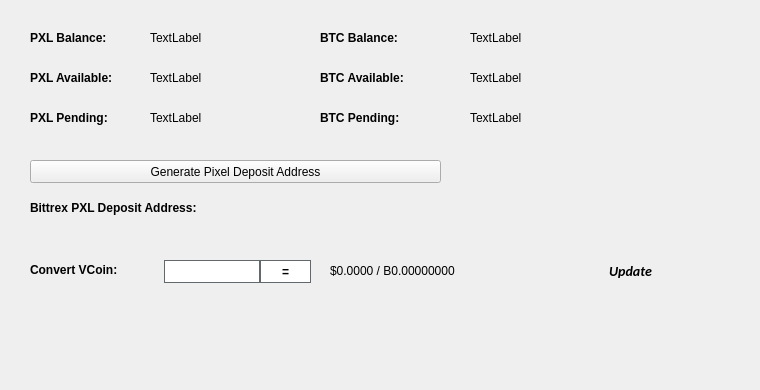
   <widget class="QWidget" name="BalanceTab">
    <attribute name="title">
     <string>Balance</string>
    </attribute>
    <widget class="QLabel" name="BitcoinBalanceLabel">
     <property name="geometry">
      <rect>
       <x>470</x>
       <y>30</y>
       <width>150</width>
       <height>16</height>
      </rect>
     </property>
     <property name="text">
      <string>TextLabel</string>
     </property>
    </widget>
    <widget class="QLabel" name="PXLBalanceLabel">
     <property name="geometry">
      <rect>
       <x>150</x>
       <y>30</y>
       <width>150</width>
       <height>16</height>
      </rect>
     </property>
     <property name="text">
      <string>TextLabel</string>
     </property>
    </widget>
    <widget class="QLabel" name="label_11">
     <property name="geometry">
      <rect>
       <x>30</x>
       <y>30</y>
       <width>101</width>
       <height>16</height>
      </rect>
     </property>
     <property name="font">
      <font>
       <weight>75</weight>
       <bold>true</bold>
      </font>
     </property>
     <property name="text">
      <string>PXL Balance:</string>
     </property>
    </widget>
    <widget class="QLabel" name="label_12">
     <property name="geometry">
      <rect>
       <x>320</x>
       <y>30</y>
       <width>101</width>
       <height>16</height>
      </rect>
     </property>
     <property name="font">
      <font>
       <weight>75</weight>
       <bold>true</bold>
      </font>
     </property>
     <property name="text">
      <string>BTC Balance:</string>
     </property>
    </widget>
    <widget class="QLabel" name="PXLAvailableLabel_2">
     <property name="geometry">
      <rect>
       <x>150</x>
       <y>70</y>
       <width>150</width>
       <height>16</height>
      </rect>
     </property>
     <property name="text">
      <string>TextLabel</string>
     </property>
    </widget>
    <widget class="QLabel" name="label_13">
     <property name="geometry">
      <rect>
       <x>30</x>
       <y>70</y>
       <width>111</width>
       <height>16</height>
      </rect>
     </property>
     <property name="font">
      <font>
       <weight>75</weight>
       <bold>true</bold>
      </font>
     </property>
     <property name="text">
      <string>PXL Available:</string>
     </property>
    </widget>
    <widget class="QLabel" name="label_14">
     <property name="geometry">
      <rect>
       <x>30</x>
       <y>110</y>
       <width>101</width>
       <height>16</height>
      </rect>
     </property>
     <property name="font">
      <font>
       <weight>75</weight>
       <bold>true</bold>
      </font>
     </property>
     <property name="text">
      <string>PXL Pending:</string>
     </property>
    </widget>
    <widget class="QLabel" name="PXLPendingLabel">
     <property name="geometry">
      <rect>
       <x>150</x>
       <y>110</y>
       <width>150</width>
       <height>16</height>
      </rect>
     </property>
     <property name="text">
      <string>TextLabel</string>
     </property>
    </widget>
    <widget class="QLabel" name="label_15">
     <property name="geometry">
      <rect>
       <x>320</x>
       <y>70</y>
       <width>111</width>
       <height>16</height>
      </rect>
     </property>
     <property name="font">
      <font>
       <weight>75</weight>
       <bold>true</bold>
      </font>
     </property>
     <property name="text">
      <string>BTC Available:</string>
     </property>
    </widget>
    <widget class="QLabel" name="BitcoinAvailableLabel">
     <property name="geometry">
      <rect>
       <x>470</x>
       <y>70</y>
       <width>150</width>
       <height>16</height>
      </rect>
     </property>
     <property name="text">
      <string>TextLabel</string>
     </property>
    </widget>
    <widget class="QLabel" name="label_31">
     <property name="geometry">
      <rect>
       <x>320</x>
       <y>110</y>
       <width>111</width>
       <height>16</height>
      </rect>
     </property>
     <property name="font">
      <font>
       <weight>75</weight>
       <bold>true</bold>
      </font>
     </property>
     <property name="text">
      <string>BTC Pending:</string>
     </property>
    </widget>
    <widget class="QLabel" name="BitcoinPendingLabel">
     <property name="geometry">
      <rect>
       <x>470</x>
       <y>110</y>
       <width>150</width>
       <height>16</height>
      </rect>
     </property>
     <property name="text">
      <string>TextLabel</string>
     </property>
    </widget>
    <widget class="QLabel" name="label_33">
     <property name="geometry">
      <rect>
       <x>30</x>
       <y>200</y>
       <width>221</width>
       <height>16</height>
      </rect>
     </property>
     <property name="font">
      <font>
       <weight>75</weight>
       <bold>true</bold>
      </font>
     </property>
     <property name="text">
      <string>Bittrex PXL Deposit Address:</string>
     </property>
    </widget>
    <widget class="QPushButton" name="GenDepositBTN">
     <property name="geometry">
      <rect>
       <x>30</x>
       <y>160</y>
       <width>411</width>
       <height>23</height>
      </rect>
     </property>
     <property name="text">
      <string>Generate Pixel Deposit Address</string>
     </property>
     <property name="icon">
      <iconset resource="../pixel.qrc">
       <normaloff>:/icons/bitcoin</normaloff>:/icons/bitcoin</iconset>
     </property>
    </widget>
    <widget class="QLabel" name="DepositAddressLabel">
     <property name="geometry">
      <rect>
       <x>200</x>
       <y>200</y>
       <width>261</width>
       <height>16</height>
      </rect>
     </property>
     <property name="palette">
      <palette>
       <active>
        <colorrole role="WindowText">
         <brush brushstyle="SolidPattern">
          <color alpha="255">
           <red>0</red>
           <green>0</green>
           <blue>0</blue>
          </color>
         </brush>
        </colorrole>
        <colorrole role="Text">
         <brush brushstyle="SolidPattern">
          <color alpha="255">
           <red>0</red>
           <green>0</green>
           <blue>255</blue>
          </color>
         </brush>
        </colorrole>
       </active>
       <inactive>
        <colorrole role="WindowText">
         <brush brushstyle="SolidPattern">
          <color alpha="255">
           <red>0</red>
           <green>0</green>
           <blue>0</blue>
          </color>
         </brush>
        </colorrole>
        <colorrole role="Text">
         <brush brushstyle="SolidPattern">
          <color alpha="255">
           <red>0</red>
           <green>0</green>
           <blue>255</blue>
          </color>
         </brush>
        </colorrole>
       </inactive>
       <disabled>
        <colorrole role="WindowText">
         <brush brushstyle="SolidPattern">
          <color alpha="255">
           <red>120</red>
           <green>120</green>
           <blue>120</blue>
          </color>
         </brush>
        </colorrole>
        <colorrole role="Text">
         <brush brushstyle="SolidPattern">
          <color alpha="255">
           <red>120</red>
           <green>120</green>
           <blue>120</blue>
          </color>
         </brush>
        </colorrole>
       </disabled>
      </palette>
     </property>
     <property name="font">
      <font>
       <weight>75</weight>
       <bold>true</bold>
      </font>
     </property>
     <property name="text">
      <string/>
     </property>
     <property name="alignment">
      <set>Qt::AlignRight|Qt::AlignTrailing|Qt::AlignVCenter</set>
     </property>
     <property name="textInteractionFlags">
      <set>Qt::LinksAccessibleByMouse|Qt::TextSelectableByKeyboard|Qt::TextSelectableByMouse</set>
     </property>
    </widget>
    <widget class="QLabel" name="label_8">
     <property name="geometry">
      <rect>
       <x>460</x>
       <y>300</y>
       <width>281</width>
       <height>81</height>
      </rect>
     </property>
     <property name="text">
      <string/>
     </property>
     <property name="pixmap">
      <pixmap>:/images/bittrex</pixmap>
     </property>
    </widget>
    <widget class="QWidget" name="widgetConversion" native="true">
     <property name="geometry">
      <rect>
       <x>0</x>
       <y>250</y>
       <width>751</width>
       <height>43</height>
      </rect>
     </property>
     <property name="minimumSize">
      <size>
       <width>0</width>
       <height>43</height>
      </size>
     </property>
     <property name="styleSheet">
      <string notr="true"/>
     </property>
     <widget class="QPushButton" name="btnUpdateMarketData">
      <property name="geometry">
       <rect>
        <x>575</x>
        <y>0</y>
        <width>111</width>
        <height>41</height>
       </rect>
      </property>
      <property name="sizePolicy">
       <sizepolicy hsizetype="Expanding" vsizetype="Expanding">
        <horstretch>0</horstretch>
        <verstretch>0</verstretch>
       </sizepolicy>
      </property>
      <property name="font">
       <font>
        <family>calibri</family>
        <pointsize>-1</pointsize>
        <weight>75</weight>
        <italic>true</italic>
        <bold>true</bold>
       </font>
      </property>
      <property name="styleSheet">
       <string notr="true">margin:0px;text-align:center;padding:2px;border-radius:3px;font-style:italic;width:100px;font-size:14px;font-family:calibri;font-weight:600;</string>
      </property>
      <property name="text">
       <string>Update</string>
      </property>
      <property name="iconSize">
       <size>
        <width>150</width>
        <height>35</height>
       </size>
      </property>
      <property name="autoDefault">
       <bool>true</bool>
      </property>
      <property name="default">
       <bool>true</bool>
      </property>
     </widget>
     <widget class="QLabel" name="lblConvertVCoin">
      <property name="geometry">
       <rect>
        <x>30</x>
        <y>10</y>
        <width>131</width>
        <height>20</height>
       </rect>
      </property>
      <property name="styleSheet">
       <string notr="true"/>
      </property>
      <property name="text">
       <string>&lt;html&gt;&lt;head/&gt;&lt;body&gt;&lt;p&gt;&lt;span style=&quot; font-weight:600;&quot;&gt;Convert VCoin:&lt;/span&gt;&lt;/p&gt;&lt;/body&gt;&lt;/html&gt;</string>
      </property>
     </widget>
     <widget class="QLineEdit" name="txtConvertVCoinQty">
      <property name="geometry">
       <rect>
        <x>160</x>
        <y>10</y>
        <width>100</width>
        <height>23</height>
       </rect>
      </property>
      <property name="minimumSize">
       <size>
        <width>100</width>
        <height>23</height>
       </size>
      </property>
      <property name="maximumSize">
       <size>
        <width>100</width>
        <height>16777215</height>
       </size>
      </property>
      <property name="styleSheet">
       <string notr="true">border: 1px solid #61696c;margin-left:4px;</string>
      </property>
     </widget>
     <widget class="QPushButton" name="btnConvertPixel">
      <property name="geometry">
       <rect>
        <x>260</x>
        <y>10</y>
        <width>51</width>
        <height>23</height>
       </rect>
      </property>
      <property name="minimumSize">
       <size>
        <width>0</width>
        <height>23</height>
       </size>
      </property>
      <property name="styleSheet">
       <string notr="true">border:1px solid #61696c;background:white;font-weight:600;</string>
      </property>
      <property name="text">
       <string>=</string>
      </property>
     </widget>
     <widget class="QLabel" name="lblConvertVCoinResults">
      <property name="geometry">
       <rect>
        <x>330</x>
        <y>0</y>
        <width>201</width>
        <height>41</height>
       </rect>
      </property>
      <property name="styleSheet">
       <string notr="true"/>
      </property>
      <property name="text">
       <string>$0.0000 / B0.00000000</string>
      </property>
     </widget>
     <widget class="QLabel" name="iconOverviewUpdateWait">
      <property name="geometry">
       <rect>
        <x>670</x>
        <y>10</y>
        <width>24</width>
        <height>24</height>
       </rect>
      </property>
      <property name="text">
       <string/>
      </property>
      <property name="pixmap">
       <pixmap resource="../pixel.qrc">:/icons/transaction_1</pixmap>
      </property>
      <property name="scaledContents">
       <bool>true</bool>
      </property>
      <property name="alignment">
       <set>Qt::AlignCenter</set>
      </property>
     </widget>
    </widget>
   </widget>
